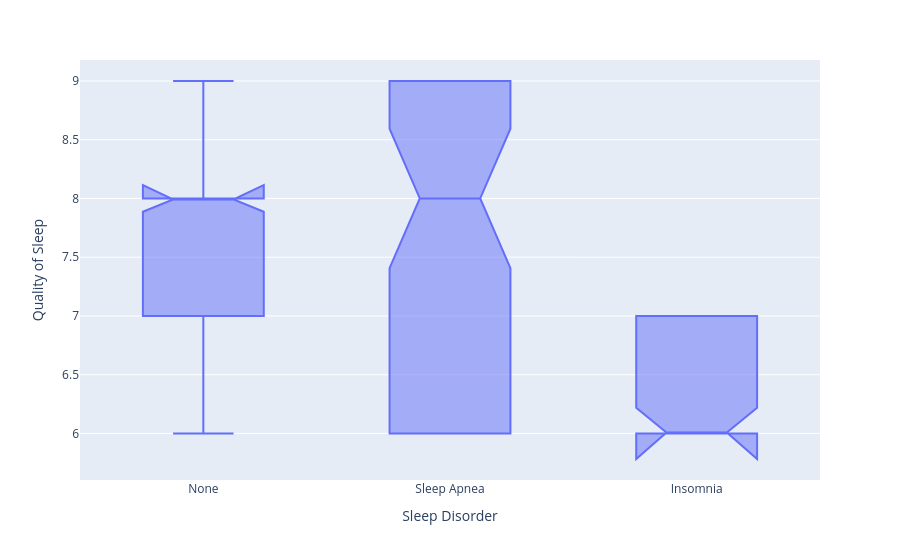

Notebook source saved alongside this figure:
### Code cell
fig= px.box(df_clean,
             x='Sleep Disorder',
             y='Quality of Sleep',
             #color='Gender',
             notched=True)
fig.show()

### Figure 1 — Plotly figure (JSON) as saved in the notebook; plotly's stock layout.template omitted (floating-point values rounded to 4 significant figures; data arrays with more than 128 entries replaced by an {"elided": "..."} marker saying what was removed)
{"data": [{"alignmentgroup": "True", "hovertemplate": "Sleep Disorder=%{x}<br>Quality of Sleep=%{y}<extra></extra>", "legendgroup": "", "marker": {"color": "#636efa"}, "name": "", "notched": true, "offsetgroup": "", "orientation": "v", "showlegend": false, "type": "box", "x": {"elided": "308 str values"}, "x0": " ", "xaxis": "x", "y": {"elided": "308 int values"}, "y0": " ", "yaxis": "y"}], "layout": {"boxmode": "group", "legend": {"tracegroupgap": 0}, "margin": {"t": 60}, "xaxis": {"anchor": "y", "domain": [0, 1], "title": {"text": "Sleep Disorder"}}, "yaxis": {"anchor": "x", "domain": [0, 1], "title": {"text": "Quality of Sleep"}}}}
